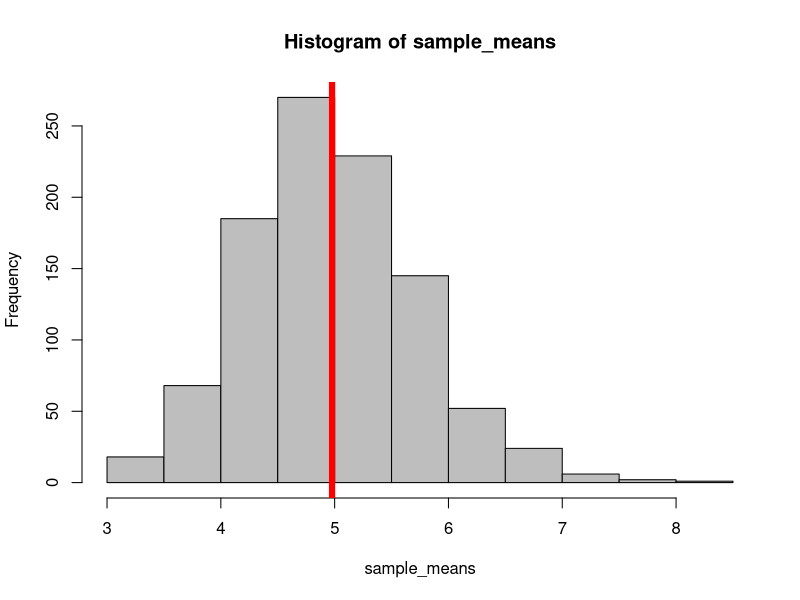
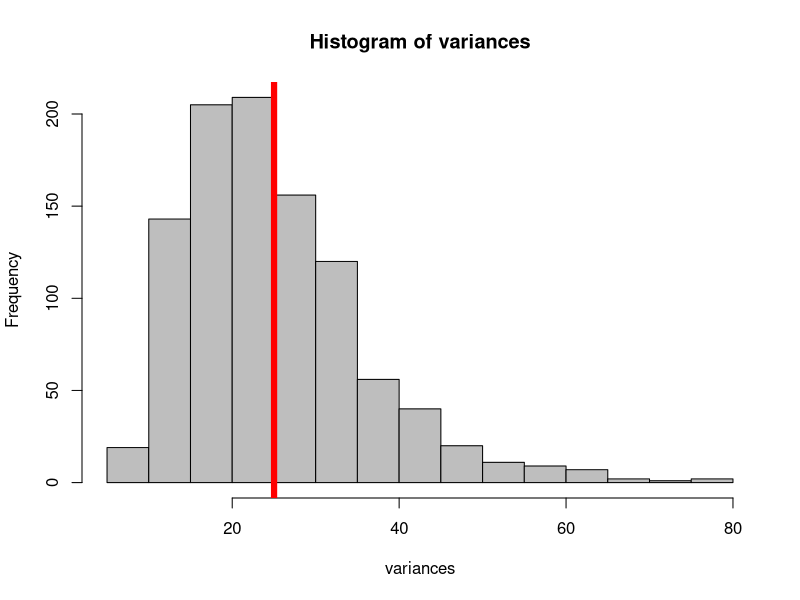
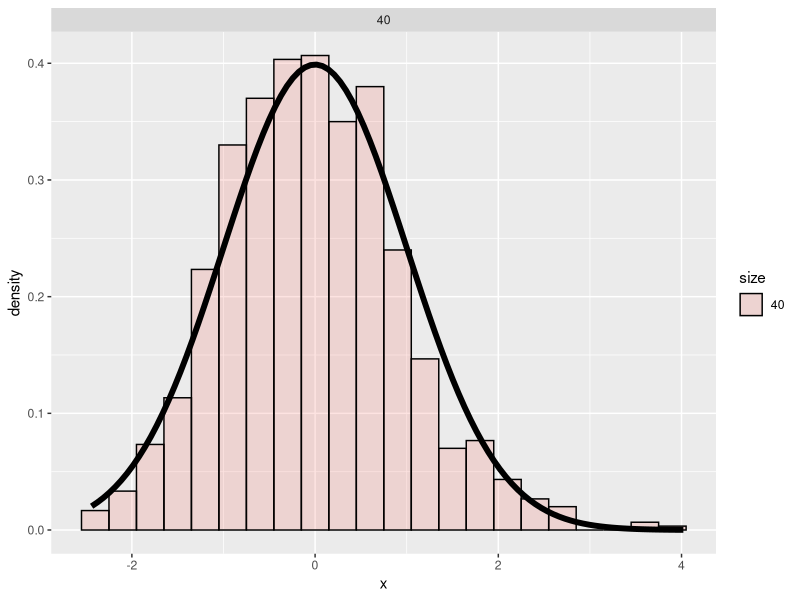

Recreate these plots in R, in order.
## ---- chunk 1
sample_means = NULL

for (i in 1 : 1000) sample_means = c(sample_means, mean(rexp(40, rate = 0.2)))

mean_mns <- mean(sample_means)

hist(sample_means, col = 'grey')

abline(v = mean_mns, col = "red", lwd = 6)
## ---- chunk 2
sample_sd = NULL

for (i in 1 : 1000) sample_sd = c(sample_sd, sd(rexp(40, rate = 0.2)))

variances <- sample_sd ^ 2

mean_variances <- mean(variances)

hist(variances, col = 'grey')

abline(v = mean_variances, col = "red", lwd = 6)
## ---- chunk 3
library(ggplot2)
nosim <- 1000
cfunc <- function(x, n) sqrt(n) * (mean(x) - 5) / 5
dat <- data.frame(
  x = c(apply(matrix(sample_means, nosim), 1, cfunc, 40)),
  size = factor(rep(c(40), rep(nosim, 1))))
g <- ggplot(dat, aes(x = x, fill = size)) 
g <- g + geom_histogram(alpha = .20, binwidth=.3, colour = "black", aes(y = ..density..)) 
g <- g + stat_function(fun = dnorm, size = 2)
g + facet_grid(. ~ size)
